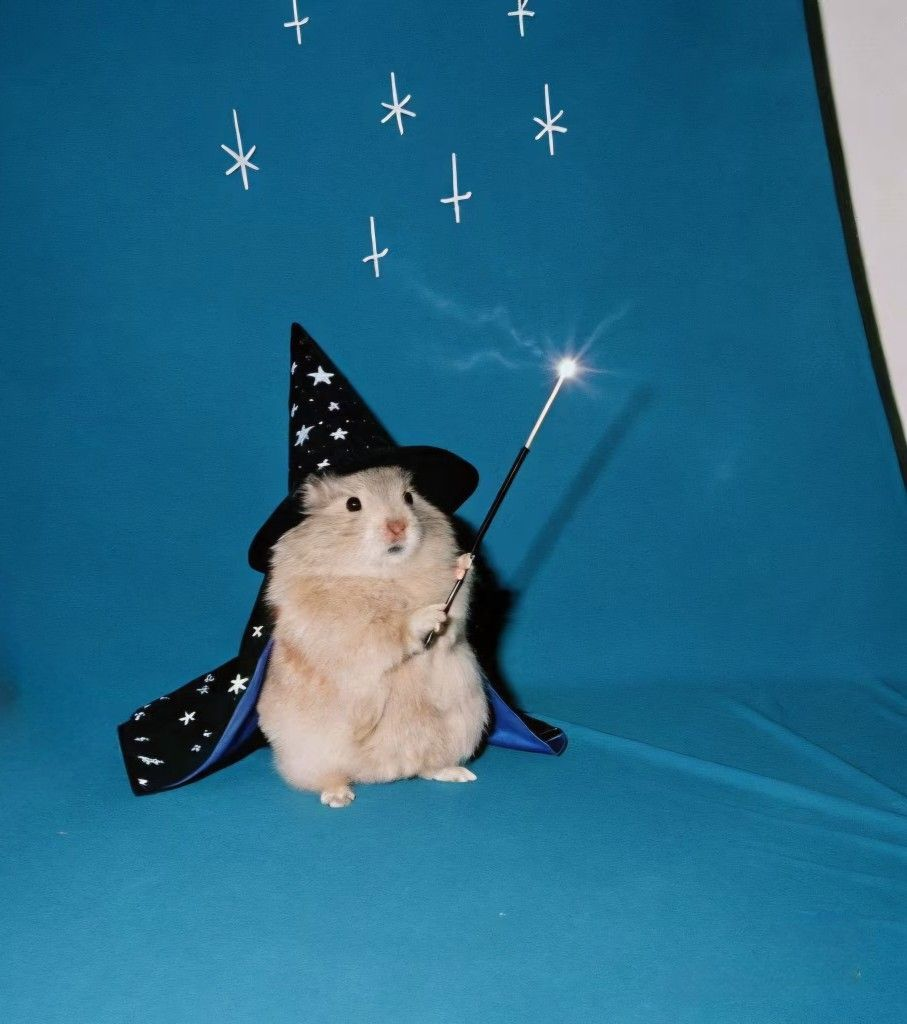
#> input picture images/Ham.jpg, 907 x 1024 px, found by its file name
$ python '과제4.py'
#> lines starting #> are read from the running program, lines starting #| are printed output that depends on the picture
import cv2
import numpy as np

# 이미지 경로
file_path = './images/Ham.jpg'
img = cv2.imread(file_path)
#> img is the input picture: shape (1024, 907, 3); mean B, G, R 135.6, 105.9, 38.3

if img is None:
    print("이미지 로드 실패")
    exit()

# 1. 그레이스케일 변환
gray = cv2.cvtColor(img, cv2.COLOR_BGR2GRAY)
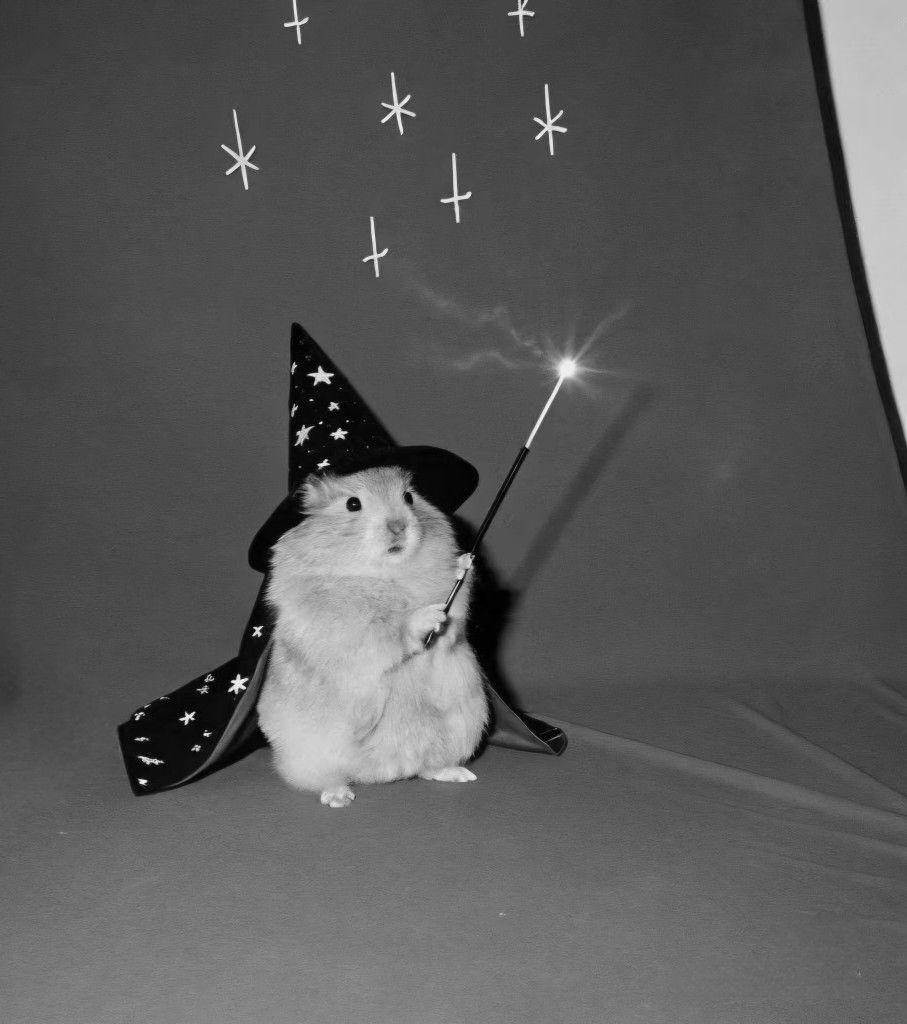
#> gray: shape (1024, 907); min 0, max 254, mean 89.1

# 2. 세 가지 블러 적용 (커널 5x5)
blur_normal = cv2.blur(gray, (5, 5))                # 평균 블러
blur_gaussian = cv2.GaussianBlur(gray, (5, 5), 0)   # 가우시안 블러
blur_median = cv2.medianBlur(gray, 5)               # 미디언 블러

# 3. 가로로 이미지 합치기 (모두 크기가 동일해야 함)
# gray는 단일 채널이므로 merge로 3채널로 변환해주면 보기 좋음
gray_3c = cv2.merge([gray, gray, gray])
blur_normal_3c = cv2.merge([blur_normal, blur_normal, blur_normal])
blur_gaussian_3c = cv2.merge([blur_gaussian, blur_gaussian, blur_gaussian])
blur_median_3c = cv2.merge([blur_median, blur_median, blur_median])

# 4개 이미지를 가로로 연결
result = cv2.hconcat([gray_3c, blur_normal_3c, blur_gaussian_3c, blur_median_3c])
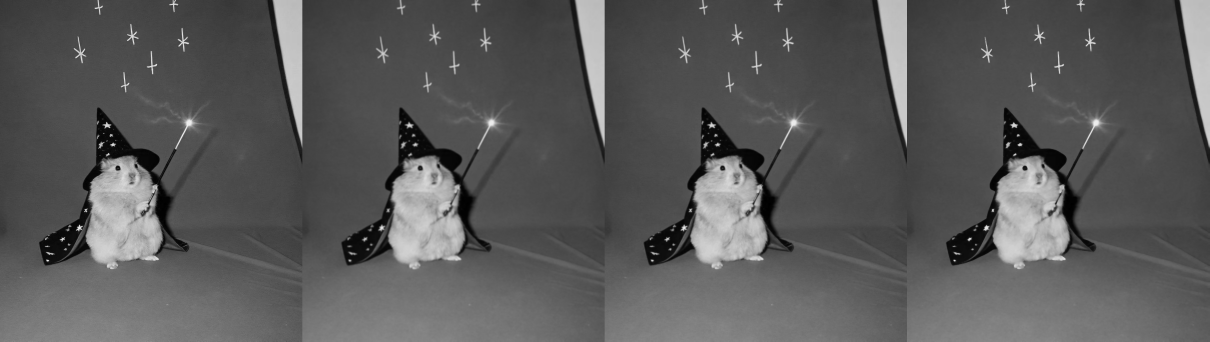
#> result: shape (1024, 3628, 3) (shown at 1/3 size); min 0, max 254, mean 89

# 4. 출력
cv2.imshow("Gray | Mean Blur | Gaussian | Median", result)
cv2.waitKey(0)
cv2.destroyAllWindows()

$ run again, with images/cat1.jpg copied over images/Ham.jpg
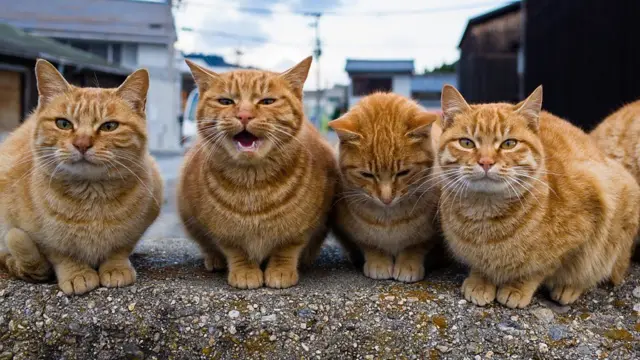
#> input picture images/cat1.jpg, 640 x 360 px, found by its file name
#> img is the input picture: shape (360, 640, 3); mean B, G, R 92.2, 106.4, 122.1
#> `blur_normal = cv2.blur(gray, (5, 5))`:
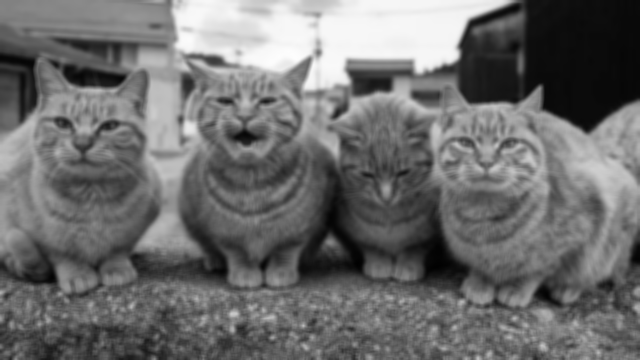
#> blur_normal: shape (360, 640); min 1, max 253, mean 109.5
#> `result = cv2.hconcat([gray_3c, blur_normal_3c, blur_gaussian_3c, blur_..`:
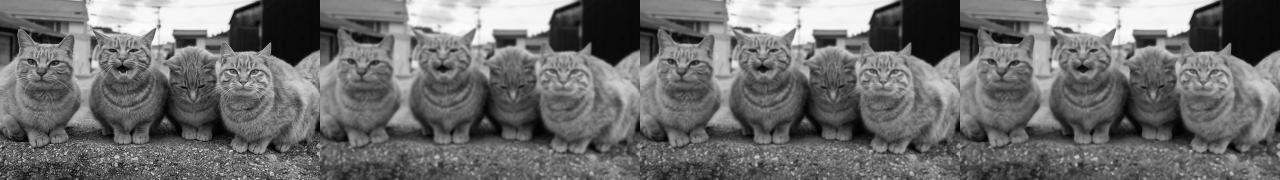
#> result: shape (360, 2560, 3) (shown at 1/2 size); min 0, max 255, mean 109.3
